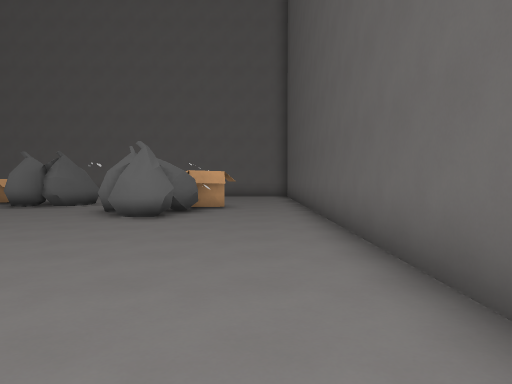
view 1 (above)

20 first-person views from a walk through a Godot game level. The camera is 1.5 m above the floor, tilts 2° down and sees 70° across. The floor is counted in squares, 1.8 m on a side. Each view is taken from the middle of a square. On the plan, view 1 faces up. The plan holds only what a view shows up to about 12 squares ahead; the rest is blank. The place goes on beyond the plan. Characters and animated objects are not drawn.

view 2
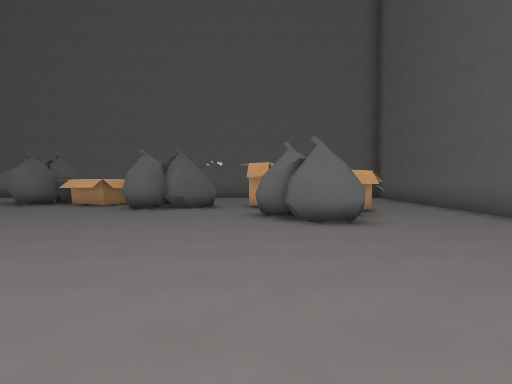

view 3
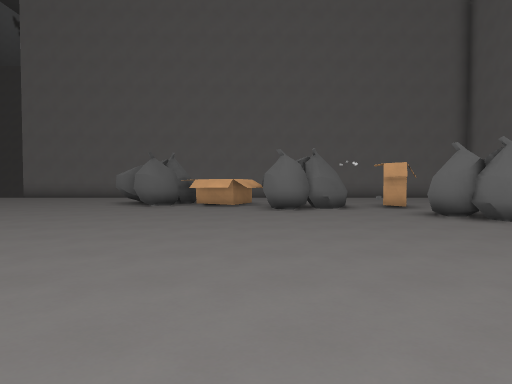

view 4
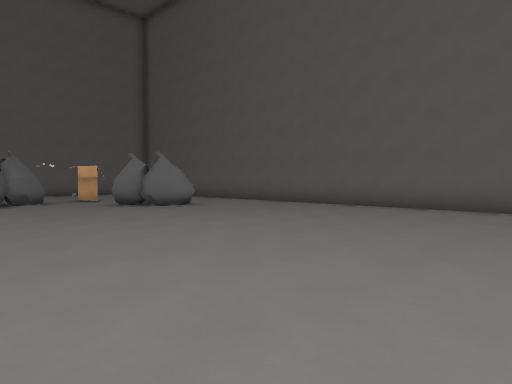

view 5
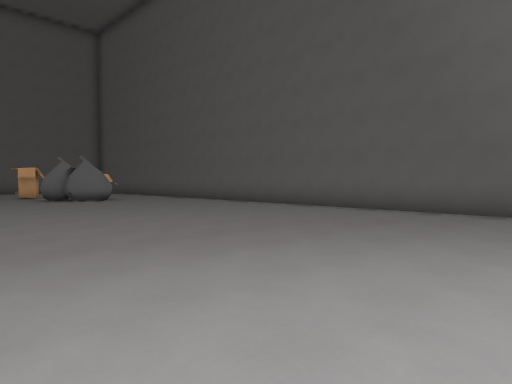

view 6
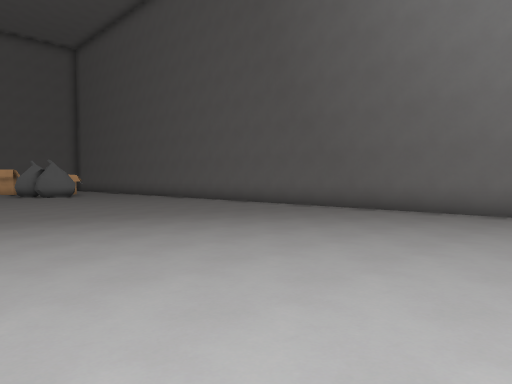

view 7
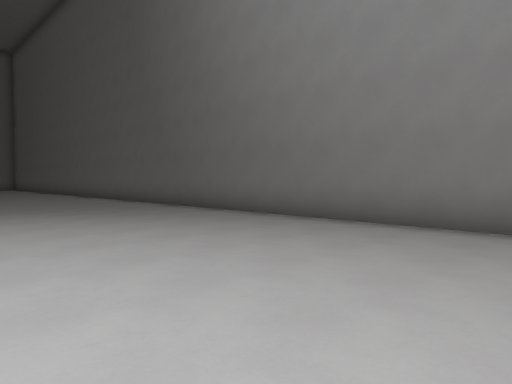

view 8
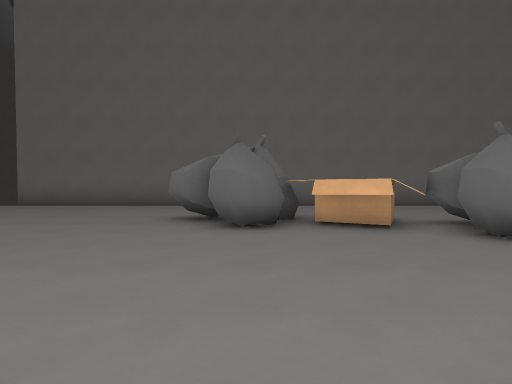

view 9
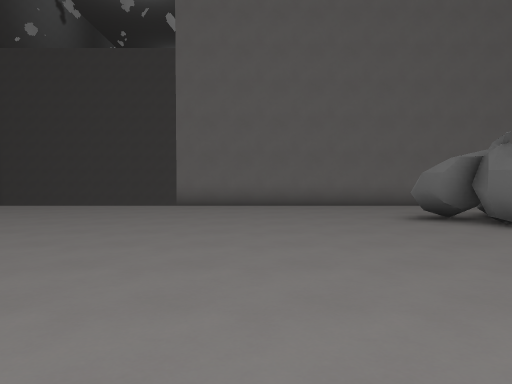

view 10
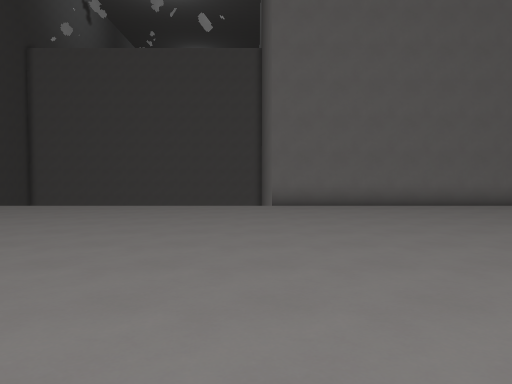

view 11
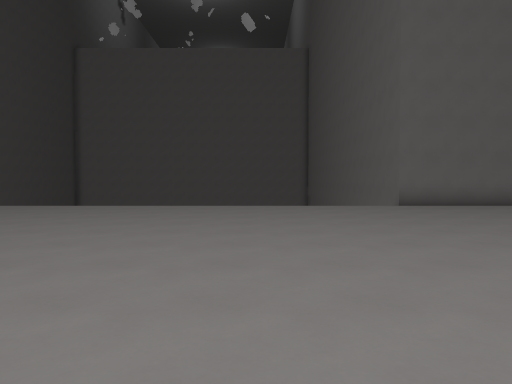

view 12
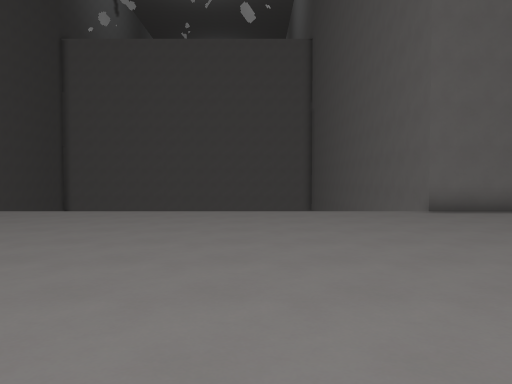

view 13
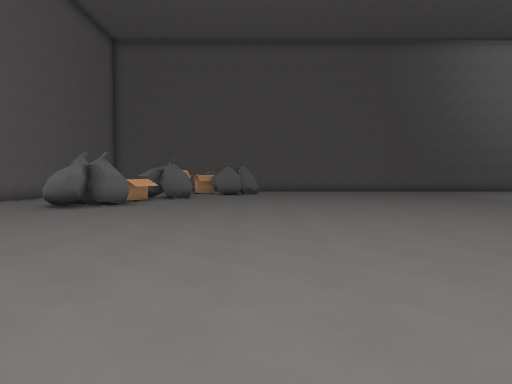

view 14
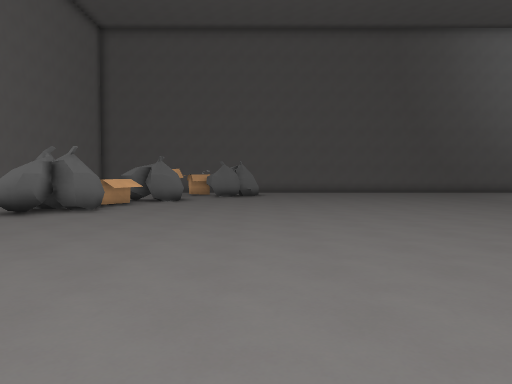

view 15
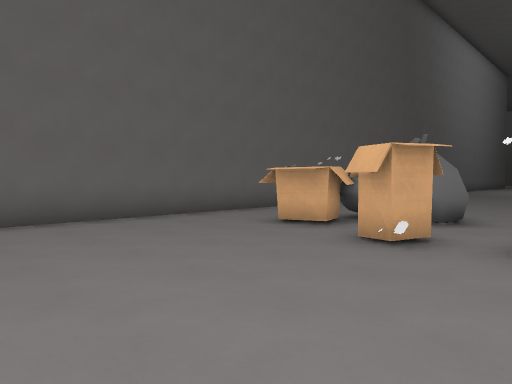

view 16
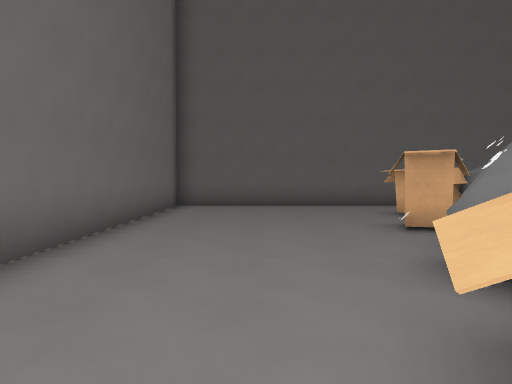

view 17
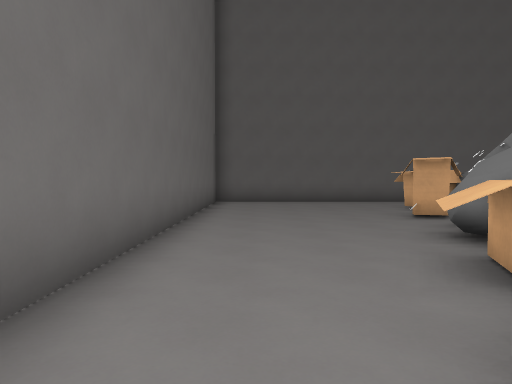

view 18
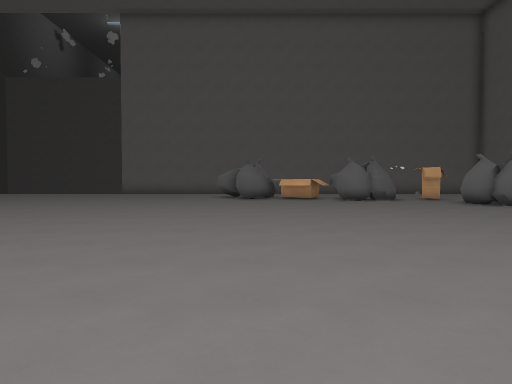

view 19
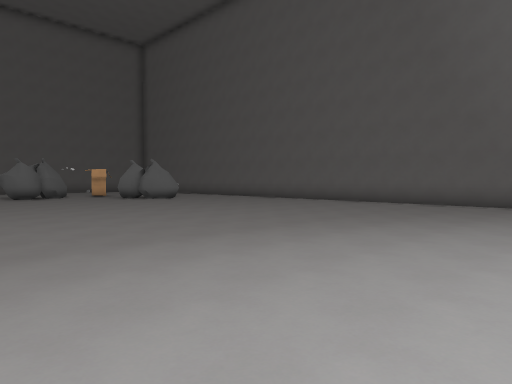

view 20
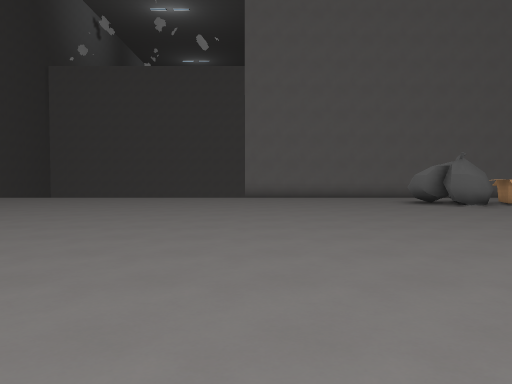

### Floor plan
Points are (right, up) in squares from view 1. A wall is a line through its corners. A room is listed if a view was taken in it or the views show most of it. See-through windows are left out.
Room 1 (views 1, 2, 3, 4, 5, 6, 7, 8, 9, 10, 11, 12, 13, 14, 15, 16, 17, 18, 19, 20)
walls: (-11.4, 12.2) (-11.7, 12.4); (-11.8, 12.5) (-11.7, 13) (-11.4, 13.3) (-12.4, 13); (-11.8, 12.5) (-11.8, 13); (-12.8, 13.3) (-12.4, 14.1); (-10.6, 12.5) (-10.9, 12.2) (-11.3, 12.2) (-11.7, 12.5); (-11.5, 13.2) (-12.4, 13.1); (-7.6, 10.9) (-7.8, 11.8); (-10, 13.5) (-10.5, 13.2) (-10.5, 12.7); (-7.4, 10.9) (-7.7, 11.3); (-10.4, 14.1) (-10.5, 13.5); (-7, 10.8) (-7.7, 10.9) (-7.8, 11.8); (-6.8, 11) (-7.7, 11.1); (-9.2, 13.9) (-8.1, 13.5) (-8.7, 12.2) (-9.9, 12.7); (-9.4, 14.2) (-9.2, 14.6); (-7.5, 12.5) (-7.9, 12.9) (-6.8, 13.3); (-6.4, 11.1) (-6.6, 11.1); (-6, 11.1) (-6.5, 11.2); (-7.2, 13.3) (-6.4, 13.1); (-5.4, 11.5) (-5.9, 11.1) (-6.4, 11.2) (-6.9, 10.9); (-3.9, 9) (-4, 9.5) (-3.7, 10); (-5.4, 12.1) (-5.7, 11.4); (-5.2, 12.2) (-5.4, 11.6) (-6.2, 11.2); (-3.5, 9.1) (-3.6, 9.6); (-3.1, 8.2) (-3.3, 8.9); (-1.9, 7.9) (-2.7, 7.9) (-3.3, 8.3) (-3.3, 8.7) (-3.8, 9); (-1.8, 8.3) (-2.1, 8) (-2.6, 8) (-3.1, 8.5); (1.5, -12.9) (1.5, 17.5) (-18.5, 17.5)
low walls: (-11.7, 12.5) (-11.6, 13.1); (-12.8, 13.4) (-12.6, 14); (-12.4, 13.5) (-12.1, 14.1); (-10.5, 12.7) (-10.9, 12.2); (-6.9, 10.9) (-7.7, 10.9); (-6.4, 11.2) (-6.8, 10.9); (-7.6, 13.1) (-7.2, 13.3); (-3.8, 9) (-4, 9.5); (-3.3, 8.7) (-3.7, 8.9)
ways out: gap at (-10, 14)
objects: box (-4, 12) to (-3, 13); box (-2, 11) to (-1, 11)

Positions as (right, up) in squares from view 1, and headings:
1: (0, 0), facing up
2: (-4, 1), facing up
3: (-8, 1), facing up
4: (-9, -2), facing up-right
5: (-8, -6), facing up-right
6: (-8, -10), facing up-right
7: (-5, -14), facing up-right
8: (-11, 6), facing up
9: (-16, 6), facing up
10: (-19, 6), facing up
11: (-23, 6), facing up
12: (-23, 8), facing up
13: (-23, 8), facing right
14: (-21, 8), facing right
15: (-6, 17), facing down-right
16: (-10, 15), facing right
17: (-12, 16), facing right
18: (-11, -3), facing up
19: (-11, -6), facing up-right
20: (-18, 1), facing up
